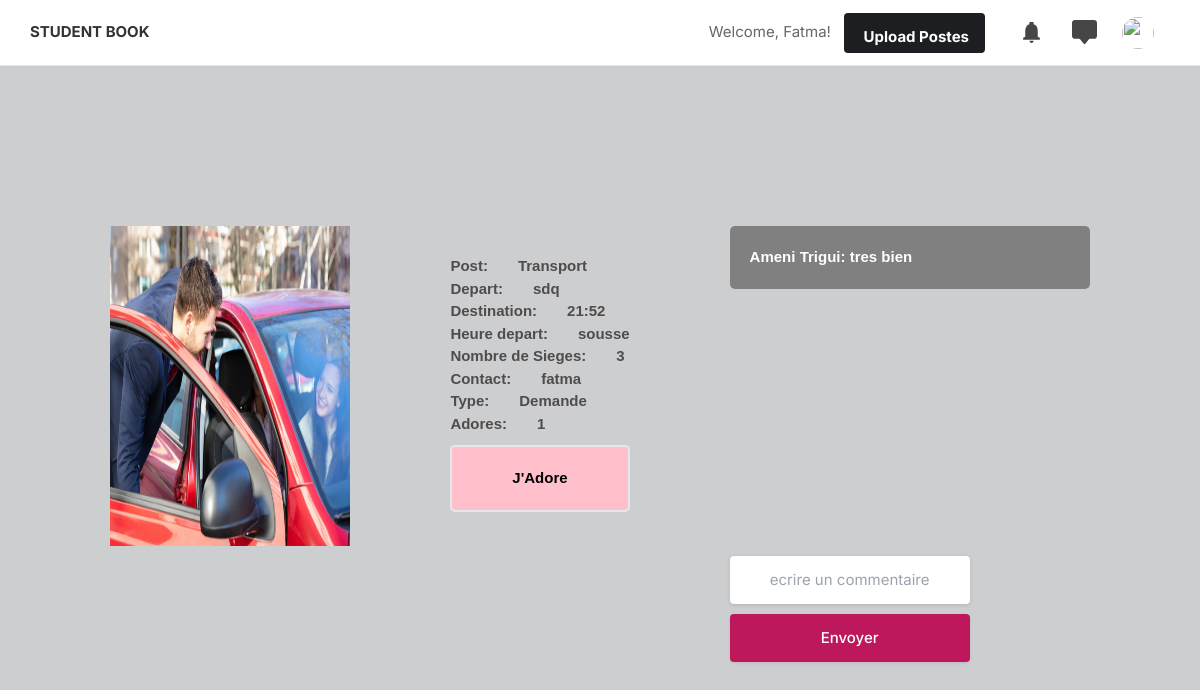
Screenshot of /postf/2?type=Transport (signed in) with the database file from the repository.
### base/models.py (models this page shows, shortened)
class Users(AbstractUser):
    email = models.EmailField(null=True, unique=True, db_column='email')
    username =models.CharField(null =False,unique=True, max_length=50)
    telephone = models.IntegerField(null=True)
    USERNAME_FIELD = 'username'
    REQUIRED_FIELDS = []
    class Meta:
        db_table = "Users"

class Post(models.Model):
    owner = models.ForeignKey(to=Users, on_delete=models.CASCADE)
    image = models.FileField(null=False)
    type = models.IntegerField()
    date = models.DateTimeField()
    class Meta:
        db_table = "Post"

class Transport(Post):
    departure = models.CharField(max_length=255)
    departure_hour = models.CharField(max_length=255)
    destination = models.CharField(max_length=255)
    seats = models.IntegerField()
    contactinfo = models.CharField(max_length=255)
    class Meta:
        db_table = "Transport"

class Comment(models.Model):
    owner = models.ForeignKey(to=Users, on_delete=models.CASCADE)
    post = models.ForeignKey(to=Post, on_delete=models.CASCADE)
    text = models.CharField(max_length=255)

### base/views.py (the view, shortened to what this page needs)
# urls.py: path('postf/<int:pk>', postv, name="postf"),
def postv(request, pk):
    if not request.user.is_authenticated:
        return redirect('login')
    if request.method == 'GET':
        data = request.GET.dict()
        type = data['type']
        post = None
        model = None
        r = []
        if type=='Transport':
            model = Transport
            post = model.objects.get(pk=pk)
            r.append(['Post:', type])
            r.append(['Depart:', post.departure])
            r.append(['Destination:', post.departure_hour])
            r.append(['Heure depart:', post.destination])
            r.append(['Nombre de Sieges:', post.seats])
            r.append(['Contact:', post.contactinfo])
            ty = "Offre" if post.type == 0 else "Demande"
            r.append(['Type:', ty])
            r.append(['Adores:', Reaction.objects.filter(post=pk).count()])
        comments = Comment.objects.filter(post=pk)
        print(data['type'])
        return render(request, 'postv.html', {'img':post.image.url,'id':post.pk,'p':type,'r':r, 'comments':comments})

### templates/postv.html (shortened to what this page needs)
{% extends 'base.html' %}
{% block content %}
<div class="post-view">
    <img src={{img}} style="height:50%;width:20%;">
<div class="post-v">
{% for x in r %}
<div class="post-item">
    {% for y in x %}
    <div class="post-att">
        <a class="basic-link">{{y}}</a>
    </div>
    {% endfor %}
</div>
{% endfor %}
<a href="{{id}}?type={{p}}&adore=True" class="basic-link cmt" style="margin-top: 10px;background-color: white;color: black;border-style: solid;border-width: 2px;text-align: center; background-color:pink;">J'Adore</a>
</div>
<div class="post-comments">
    <div class="comments">
        {% for x in comments %}
            <a class="basic-link cmt">{{x.owner.first_name}} {{x.owner.last_name}}: {{x.text}}</a>
        {% endfor %}
    </div>
    <form class="submit-form" method="POST" action="" style="width: 100%;">
        <input type="text" class = "submit-form-text" style="width:30vh;"name="text" placeholder="ecrire un commentaire">
        <input type="submit" class = "submit-form-button" style="width:30vh;"value="Envoyer">
    </form>
</div>
</div>
{% endblock %}

### templates/base.html (shortened to what this page needs)
{% load static %}
<!DOCTYPE html>
<html>
<head>
<link rel='stylesheet' type='text/css' media='screen'
href="{% static 'css/base.css'%}">
<link rel="stylesheet" href="{% static 'assets/css/icons.css' %}">
    <link rel="stylesheet" href="{% static 'assets/css/uikit.css' %}">
    <link rel="stylesheet" href="{% static 'assets/css/style.css' %}">
    <link rel="stylesheet" href="{% static 'assets/css/tailwind.css' %}">
</head>
<body>
    {% if request.user.is_authenticated %}
    <header>
        <div class="header_inner">
            <div class="left-side">
                <div id="logo">
                    <a href="/">
                        <b><h1 style="text-transform: uppercase;">STUDENT BOOK</h1></b>
                    </a>
                </div>
            </div>
            <div class="right-side lg:pr-4">
                <div class="welcome-message">
                    Welcome, {{ user.username }}!&nbsp;&nbsp;&nbsp;
                </div>
                <a href="/depositf"
                    class="bg-pink-500 flex font-bold hidden hover:bg-pink-600 hover:text-white inline-block items-center lg:block max-h-10 mr-4 px-4 py-2 rounded shado text-white">
                      Upload Postes
                </a>
                <a href="#" class="header-links-item">
                </a>
                <a href="#" class="header-links-item">
                </a>
                <a href="#">
                    <img src="{% static 'assets/images/profile/defaultImage.jpg' %}" class="header-avatar" alt="">
                </a>
            </div>
        </div>
    </header>
    {% endif %}
{% block content %} {% endblock %}
</body>
</html>

### static/css/base.css (style rules this page uses)
html, body { margin: 0; padding: 0; height: 100%; }
.submit-form { display: flex; flex-direction: column; }
.submit-form-text { font-family:'Lucida Sans', 'Lucida Sans Regular', 'Lucida Grande', 'Lucida Sans Unicode', Geneva, Verdana, sans-serif; padding: 15px; width: 300px; margin-bottom:10px; border-radius: 3px; text-align: center; border-color: black; }
.submit-form-button { font-family:'Lucida Sans', 'Lucida Sans Regular', 'Lucida Grande', 'Lucida Sans Unicode', Geneva, Verdana, sans-serif; font-weight: bold; padding: 15px; border-color: black; cursor: pointer; border-radius: 3px; }
.basic-link { font-family:'Lucida Sans', 'Lucida Sans Regular', 'Lucida Grande', 'Lucida Sans Unicode', Geneva, Verdana, sans-serif; font-weight: bolder; text-decoration: none; color: rgb(78, 76, 76); }
.post-item { gap: 30px; display: flex; }
.post-att { display: flex; }
.post-view { height: 80vh; width: 100%; display: flex; align-items: center; justify-content: center; gap: 100px; }
.post-v { height: inherit; display: flex; flex-direction: column; justify-content: center; height: 80%; }
.post-comments { width: 30%; height: 50%; }
.comments { display: flex; flex-direction: column; max-width: 100%; height: 40vh; overflow: auto; margin-bottom: 10px; }
.cmt { background-color: grey; color: white; padding: 20px; margin-bottom: 5px; border-radius: 5px; width: 100%; overflow-wrap: break-word; }

### rows the page displays
Users: username "Fatma"
Transport: x "sdq" "21:52" "sousse" "fatma"
Comment: owner.first_name "Ameni", owner.last_name "Trigui", text "tres bien"

### other values shown
{{ y }} "Post:" "Transport" "Depart:" "Destination:" "Heure depart:" "Nombre de Sieges:" "3" "Contact:" "Type:" "Demande" "Adores:" "1"
